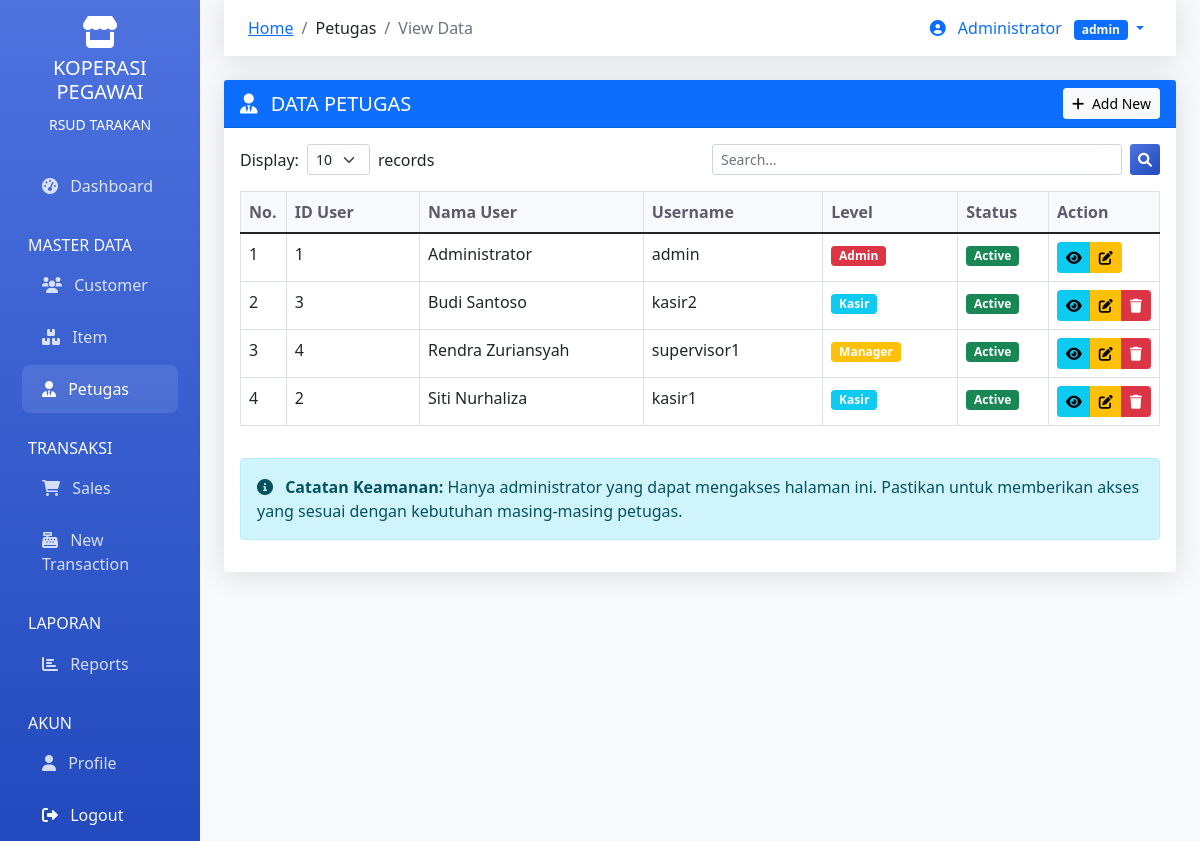
The page /modules/petugas/index.php (signed in) on the database its author committed.
### tables this page shows
CREATE TABLE petugas (
    id_user INT PRIMARY KEY AUTO_INCREMENT,
    nama_user VARCHAR(100) NOT NULL,
    username VARCHAR(50) NOT NULL UNIQUE,
    password VARCHAR(255) NOT NULL,
    level INT NOT NULL,
    created_at TIMESTAMP DEFAULT CURRENT_TIMESTAMP,
    FOREIGN KEY (level) REFERENCES level(id_level)
);

CREATE TABLE level (
    id_level INT PRIMARY KEY AUTO_INCREMENT,
    level VARCHAR(50) NOT NULL UNIQUE
);

### modules/petugas/index.php (the view, shortened to what the rows shown need)
<?php
require_once __DIR__ . '/../../classes/Auth.php';
require_once __DIR__ . '/../../classes/Petugas.php';
$auth = new Auth();
$auth->requireLogin();
$petugas = new Petugas();
$user = $auth->getCurrentUser();
$search = $_GET['search'] ?? '';
$page = $_GET['page'] ?? 1;
$perPage = 10;
if ($search) {
    $users = $petugas->searchUsers($search);
    $totalUsers = count($users);
    $totalPages = 1;
} else {
    $users = $petugas->getUsersWithLevel();
    $offset = ($page - 1) * $perPage;
    $users = array_slice($users, $offset, $perPage);
}
?>
<!DOCTYPE html>
<html lang="id">
<head>
    <link href="https://cdn.jsdelivr.net/npm/bootstrap@5.1.3/dist/css/bootstrap.min.css" rel="stylesheet">
    <link href="https://cdnjs.cloudflare.com/ajax/libs/font-awesome/6.0.0/css/all.min.css" rel="stylesheet">
</head>
<body>
    <div class="container-fluid">
        <div class="row">
            <main class="col-md-9 ms-sm-auto col-lg-10 px-md-4 main-content">
                <nav class="navbar navbar-expand-lg navbar-custom mb-4">
                    <div class="container-fluid">
                        <div class="collapse navbar-collapse" id="navbarNav">
                            <ul class="navbar-nav ms-auto">
                                <li class="nav-item dropdown">
                                    <a class="nav-link dropdown-toggle" href="#" id="navbarDropdown" role="button" data-bs-toggle="dropdown">
                                        <i class="fas fa-user-circle me-2"></i>
                                        <?= htmlspecialchars($user['nama_user']) ?>
                                        <span class="badge bg-primary ms-2"><?= htmlspecialchars($user['level_name']) ?></span>
                                    </a>
                                </li>
                            </ul>
                        </div>
                    </div>
                </nav>
                <div class="card">
                    <div class="card-body">
                        <div class="table-responsive">
                            <table class="table table-bordered table-hover">
                                <thead>
                                    <tr>
                                        <th width="5%">No.</th>
                                        <th width="15%">ID User</th>
                                        <th width="25%">Nama User</th>
                                        <th width="20%">Username</th>
                                        <th width="15%">Level</th>
                                        <th width="10%">Status</th>
                                        <th width="10%">Action</th>
                                    </tr>
                                </thead>
                                <tbody>
                                    <?php if (empty($users)): ?>
                                    <tr>
                                        <td colspan="7" class="text-center">No data available</td>
                                    </tr>
                                    <?php else: ?>
                                    <?php foreach ($users as $index => $usr): ?>
                                    <tr>
                                        <td><?= ($page - 1) * $perPage + $index + 1 ?></td>
                                        <td><?= htmlspecialchars($usr['id_user']) ?></td>
                                        <td><?= htmlspecialchars($usr['nama_user']) ?></td>
                                        <td><?= htmlspecialchars($usr['username']) ?></td>
                                        <td>
                                            <span class="badge bg-<?= $usr['level'] == 1 ? 'danger' : ($usr['level'] == 2 ? 'info' : 'warning') ?>">
                                                <?= ucfirst($usr['level_name']) ?>
                                            </span>
                                        </td>
                                        <td>
                                            <span class="badge bg-success">Active</span>
                                        </td>
                                        <td>
                                            <div class="btn-group btn-group-sm">
                                                <a href="view.php?id=<?= $usr['id_user'] ?>"
                                                   class="btn btn-info btn-sm" title="View">
                                                    <i class="fas fa-eye"></i>
                                                </a>
                                                <a href="edit.php?id=<?= $usr['id_user'] ?>"
                                                   class="btn btn-warning btn-sm" title="Edit">
                                                    <i class="fas fa-edit"></i>
                                                </a>
                                                <?php if ($usr['username'] !== 'admin'): ?>
                                                <button type="button" class="btn btn-danger btn-sm"
                                                        onclick="deleteUser(<?= $usr['id_user'] ?>)" title="Delete">
                                                    <i class="fas fa-trash"></i>
                                                </button>
                                                <?php endif; ?>
                                            </div>
                                        </td>
                                    </tr>
                                    <?php endforeach; ?>
                                    <?php endif; ?>
                                </tbody>
                            </table>
                        </div>
                    </div>
                </div>
            </main>
        </div>
    </div>
</body>
</html>

### rows shown on the page
petugas: nama_user "Administrator", level.level "admin", index "1", id_user "1", username "admin", level.level "Admin"
petugas: index "2", id_user "3", nama_user "Budi Santoso", username "kasir2", level.level "Kasir"
petugas: index "3", id_user "4", nama_user "Rendra Zuriansyah", username "supervisor1", level.level "Manager"
petugas: index "4", id_user "2", nama_user "Siti Nurhaliza", username "kasir1", level.level "Kasir"
